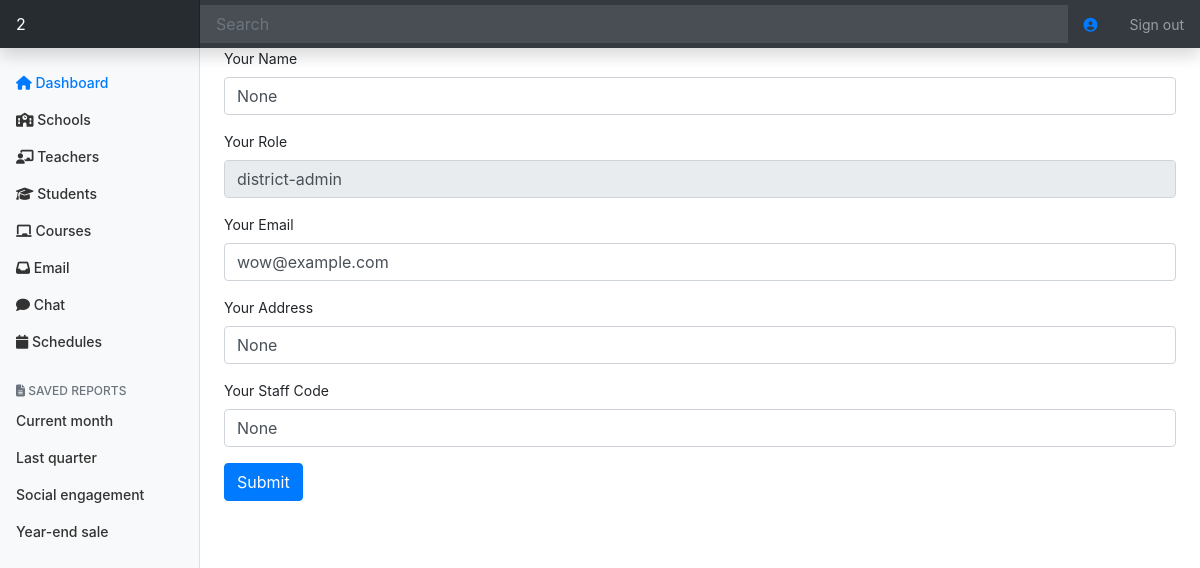
Page /profile (signed in) on the earlier database version.
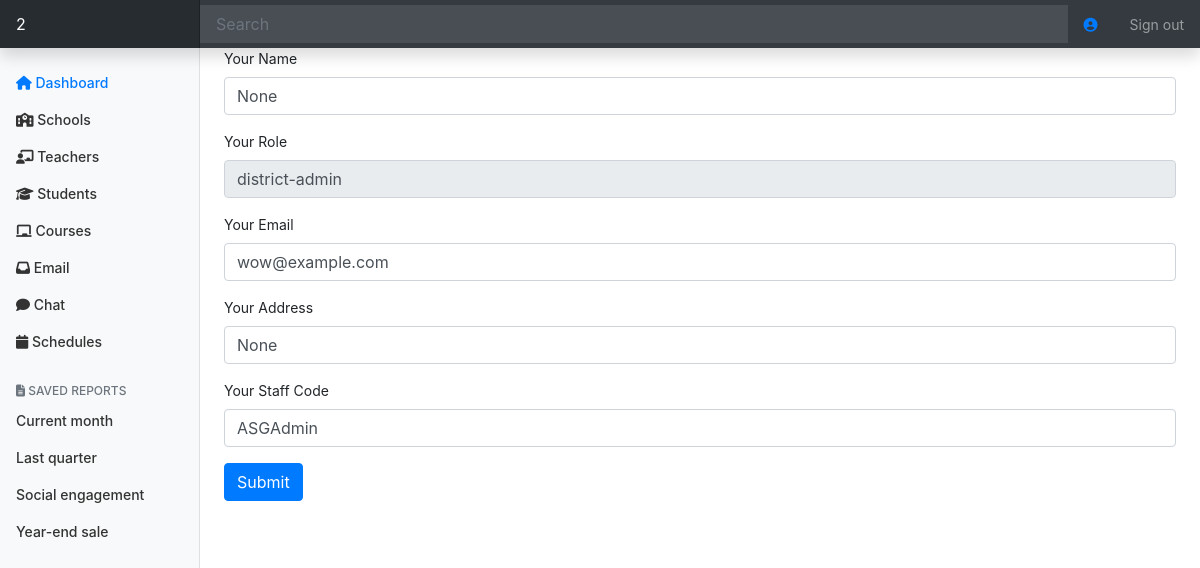
Same page on the later database version.
### tables this page shows
CREATE TABLE "users" (
	"user_id"	INTEGER PRIMARY KEY AUTOINCREMENT,
	"school_id"	INTEGER,
	"name"	TEXT,
	"username"	TEXT,
	"password"	TEXT,
	"role"	TEXT,
	"district_id"	INTEGER,
	"email"	TEXT,
	"verification"	TEXT,
	"address"	TEXT,
	"role_description"	INTEGER,
	"code"	TEXT
);

### app.py (the view)
@app.route("/profile")
@login_required
def profile():
    user = c.execute("SELECT * FROM users WHERE user_id=:u_id", {
        "u_id": session.get("user_id")
    }).fetchall()[0]
    return render_template("district-admin/profile.html", user=user)

### helpers.py (called while the page is built)
def login_required(f):
    @wraps(f)
    def decorated_function(*args, **kwargs):
        if session.get("user_id") is None:
            return redirect("/login?next=" + request.path)
        return f(*args, **kwargs)
    return decorated_function

### templates/district-admin/profile.html (shortened to what this page needs)
{% extends "district-admin/dashboard-layout.html" %}
{% block main %}
    <form action="/profile" method="POST">
        <div class="form-group">
            <label for="exampleInputEmail1">Your Name</label>
            <input type="text" class="form-control" id="exampleInputEmail1" aria-describedby="emailHelp" name="name" value="{{ user[2] }}" required>
        </div>
        <div class="form-group">
            <label for="exampleInputEmail1">Your Role</label>
            <input type="text" class="form-control" id="exampleInputEmail1" aria-describedby="emailHelp" value="{{ user[5] }}" required readonly>
        </div>
        <div class="form-group">
            <label for="exampleInputEmail1">Your Email</label>
            <input type="text" class="form-control" id="exampleInputEmail1" aria-describedby="emailHelp" name="role" value="{{ user[7] }}" required>
        </div>
        <div class="form-group">
            <label for="exampleInputEmail1">Your Address</label>
            <input type="email" class="form-control" id="exampleInputEmail1" aria-describedby="emailHelp" name="email" value="{{ user[9] }}" required>
        </div>
        <div class="form-group">
            <label for="exampleInputEmail1">Your Staff Code</label>
            <input type="text" class="form-control" id="exampleInputEmail1" aria-describedby="emailHelp" name="s_code" value="{{ user[11] }}" required>
        </div>
        <button type="submit" class="btn btn-primary">Submit</button>
    </form>
{% endblock %}

### templates/district-admin/dashboard-layout.html (shortened to what this page needs)
<!doctype html>
<html lang="en">
  <head>
    <link rel="stylesheet" href="https://stackpath.bootstrapcdn.com/bootstrap/4.5.0/css/bootstrap.min.css">
    <link href="/static/district-admin-dashboard.css" rel="stylesheet">
  </head>
  <body>
    <nav class="navbar navbar-dark sticky-top bg-dark flex-md-nowrap p-0 shadow">
  <a class="navbar-brand col-md-3 col-lg-2 mr-0 px-3" href="/district-admin/{{ session['district_code'] }}">{{ session["district_name"] }}</a>
  <input class="form-control form-control-dark w-100" type="text" placeholder="Search" aria-label="Search">
  <a class="nav-link" href="/profile"><i class="fas fa-user-circle"></i></a>
  <ul class="navbar-nav px-3">
    <li class="nav-item text-nowrap">
      <a class="nav-link" href="/logout">Sign out</a>
    </li>
  </ul>
</nav>
<div class="container-fluid">
  <div class="row">
    <nav id="sidebarMenu" class="col-md-3 col-lg-2 d-md-block bg-light sidebar collapse">
      <div class="sidebar-sticky pt-3">
        <ul class="nav flex-column">
          <li class="nav-item">
            <a class="nav-link" href="/district-admin/{{ session['district_code'] }}" id="dashboard">
                <i class="fas fa-home"></i>
              Dashboard <span class="sr-only">(current)</span>
            </a>
          </li>
          <li class="nav-item">
            <a class="nav-link" href="/district-admin/{{ session['district_code'] }}/schools" id="schools">
                <i class="fas fa-school"></i>
               Schools
            </a>
          </li>
          <li class="nav-item">
            <a class="nav-link" href="/district-admin/{{ session['district_code'] }}/teachers" id="teachers">
                <i class="fas fa-chalkboard-teacher"></i>
              Teachers
            </a>
          </li>
          <li class="nav-item">
            <a class="nav-link" href="/district-admin/{{ session['district_code'] }}/students" id="students">
                <i class="fas fa-graduation-cap"></i>
              Students
            </a>
          </li>
          <li class="nav-item">
            <a class="nav-link" href="/district-admin/{{ session['district_code'] }}/courses" id="courses">
              <i class="fas fa-chalkboard"></i>
              Courses
            </a>
          </li>
          <li class="nav-item">
            <a class="nav-link" href="/email" id="email">
              <i class="fas fa-inbox"></i>
              Email
            </a>
          </li>
          <li class="nav-item">
            <a class="nav-link" href="/chat" id="chat">
              <i class="fas fa-comment"></i>
              Chat
            </a>
          </li>
          <li class="nav-item">
            <a class="nav-link" href="/district-admin/{{ session['district_code'] }}/schedules" id="schedules">
              <i class="fas fa-calendar"></i>
              Schedules
            </a>
          </li>
        </ul>
        <h6 class="sidebar-heading d-flex justify-content-between align-items-center px-3 mt-4 mb-1 text-muted">
          <span><i class="fas fa-file-alt"></i> Saved reports</span>
        </h6>
        <ul class="nav flex-column mb-2">
          <li class="nav-item">
            <a class="nav-link" href="#">
              Current month
            </a>
          </li>
          <li class="nav-item">
            <a class="nav-link" href="#">
              Last quarter
            </a>
          </li>
          <li class="nav-item">
            <a class="nav-link" href="#">
              Social engagement
            </a>
          </li>
          <li class="nav-item">
            <a class="nav-link" href="#">
              Year-end sale
            </a>
          </li>
        </ul>
      </div>
    </nav>
    <main role="main" class="col-md-9 ml-sm-auto col-lg-10 px-md-4">
        {% block main %}{% endblock %}
    </main>
  </div>
</div>
</html>

### static/district-admin-dashboard.css (style rules this page uses)
body { font-size: .875rem; }
.sidebar { position: fixed; top: 0; bottom: 0; left: 0; z-index: 100; padding: 48px 0 0; box-shadow: inset -1px 0 0 rgba(0, 0, 0, .1); }
.sidebar-sticky { position: relative; top: 0; height: calc(100vh - 48px); padding-top: .5rem; overflow-x: hidden; overflow-y: auto; }
.sidebar .nav-link { font-weight: 500; color: #333; }
.sidebar .nav-link.active { color: #007bff; }
.sidebar-heading { font-size: .75rem; text-transform: uppercase; }
.navbar-brand { padding-top: .75rem; padding-bottom: .75rem; font-size: 1rem; background-color: rgba(0, 0, 0, .25); box-shadow: inset -1px 0 0 rgba(0, 0, 0, .25); }
.navbar .form-control { padding: .75rem 1rem; border-width: 0; border-radius: 0; }
.form-control-dark { color: #fff; background-color: rgba(255, 255, 255, .1); border-color: rgba(255, 255, 255, .1); }

Differences in the rows shown:
changed users "district-admin": s_code (not shown) → "ASGAdmin"
Other differences:
form field s_code: "None" → (not shown)
